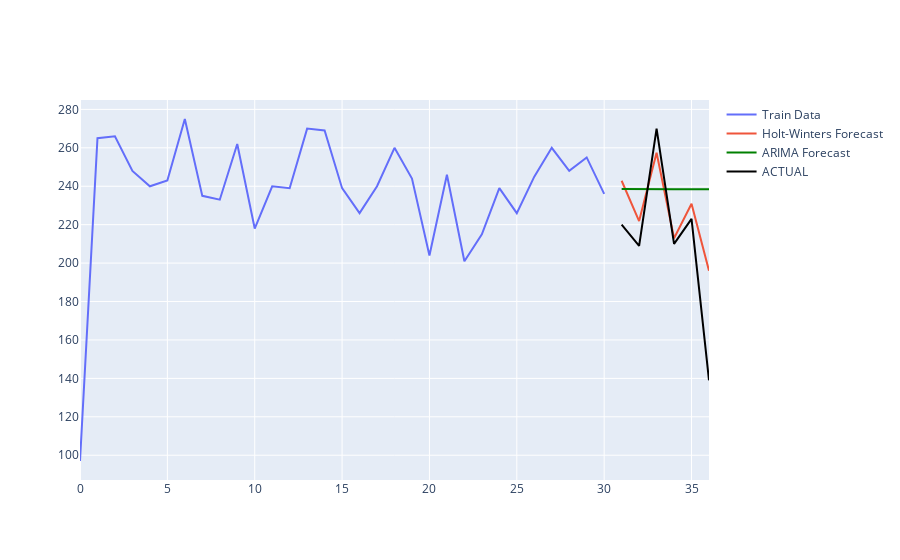

The notebook cell this image was saved under:
### Code cell
# Lets use plotly to superimpose the forecasts on the actual data. remember combined_df.index are dates in YYYY-MM format
import plotly.graph_objects as go

# Plot the results using Plotly
fig = go.Figure()

# Add traces for actual data
fig.add_trace(go.Scatter(x=data.index[:-6], y=data['Deliveries'][:-6], mode='lines', name='Train Data'))

fig.add_trace(go.Scatter(x=data.index[-6:], y=holt_winters_forecast, mode='lines', name='Holt-Winters Forecast'))
fig.add_trace(go.Scatter(x=data.index[-6:], y=arima_forecast, fill=None, mode='lines', line_color='green', name='ARIMA Forecast'))
fig.add_trace(go.Scatter(x=data.index[-6:], y=data['Deliveries'][-6:], fill=None, mode='lines', line_color='black', name='ACTUAL'))


fig.show()

### Figure 1 — Plotly figure (JSON) as saved in the notebook; plotly's stock layout.template omitted (floating-point values rounded to 4 significant figures)
{"data": [{"mode": "lines", "name": "Train Data", "type": "scatter", "x": [0, 1, 2, 3, 4, 5, 6, 7, 8, 9, 10, 11, 12, 13, 14, 15, 16, 17, 18, 19, 20, 21, 22, 23, 24, 25, 26, 27, 28, 29, 30], "y": [97, 265, 266, 248, 240, 243, 275, 235, 233, 262, 218, 240, 239, 270, 269, 239, 226, 240, 260, 244, 204, 246, 201, 215, 239, 226, 245, 260, 248, 255, 236]}, {"mode": "lines", "name": "Holt-Winters Forecast", "type": "scatter", "x": [31, 32, 33, 34, 35, 36], "y": [242.9, 221.9, 257.4, 212.9, 230.9, 196.0, 258.1, 264.4, 253.5, 242.4, 250.4, 261.3]}, {"line": {"color": "green"}, "mode": "lines", "name": "ARIMA Forecast", "type": "scatter", "x": [31, 32, 33, 34, 35, 36], "y": [238.6, 238.4, 238.5, 238.5, 238.5, 238.5, 238.5, 238.5, 238.5, 238.5, 238.5, 238.5]}, {"line": {"color": "black"}, "mode": "lines", "name": "ACTUAL", "type": "scatter", "x": [31, 32, 33, 34, 35, 36], "y": [220, 209, 270, 210, 223, 139]}], "layout": {}}
